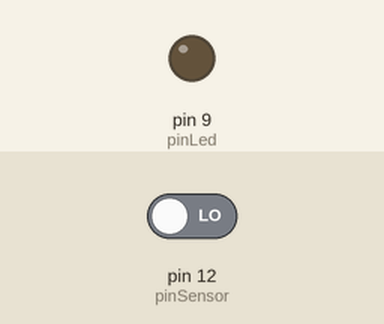
Recording of a sketch running on a simulated Arduino Uno, built with avr-gcc and run on an emulated ATmega328P. Parts: output pins drawn as LEDs (lit = HIGH). The inputs (shaded band) are chosen by the test bench; at power-on: pin 12 (pinSensor) LOW.

Above: at 1.2 s.
1.3 s: pin 12 (pinSensor) driven HIGH
At 1.9 s:
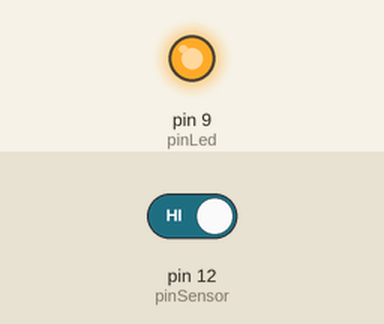
2.8 s: pin 12 (pinSensor) driven LOW
At 4.2 s:
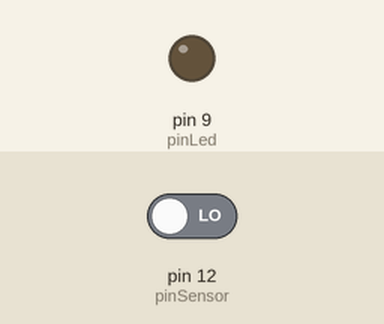
Timing chart, 0 to 5.8 s (numbered marks = the images above; inputs shaded):
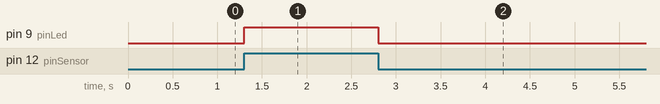

The sketch:

sensorHall.ino
```cpp
  /*

       Un sensor Hall con un led

       Cambia el estado del led
       cuando cambia el estado del sensor


    arduino
    protoboard
    un led
    un sensor hall US1881
    1 resistencia de 220 oms (rojo, rojo, café)
    1 resistencia de 10 Koms (café, negro, naranja)
    un imán

     */
      const int pinSensor = 12;  // el numero del pin con el sensor
    const int pinLed   =  9;   // el numero del pin para el led

     // variables para guardar los valores de los sensores
           int estadoSensor   = 0;   // variable para leer y guardar el estado del sensor
     int estadoAnterior = 0;   // variable para guardar el valor anterior del sensor
     int estadoLed      = 0;   // variable para guardar el estado del led

     void setup() {
       // Inicializa el pin del led como salida
       pinMode(pinLed, OUTPUT);
       // Incializa el pin del sensor como entrada
       pinMode(pinSensor, INPUT);
     }

     void loop(){
       // lee el estado del sensor en pinSensor
       estadoSensor = digitalRead(pinSensor);
       // checa si hubo un cambio en el sensor
       if (estadoSensor != estadoAnterior){
         estadoLed = 1 - estadoLed;
       }

       // actualiza el valor de estadoAnterior
       estadoAnterior = estadoSensor;

       if (estadoLed == 1) {            // se checa el estado del led
         digitalWrite(pinLed, HIGH);    // si es 1 prende el led
           } else {
         digitalWrite(pinLed, LOW);    // si no, apaga el led
       }
     }
```

Measured:
- after the input at 1.3 s, pin 9 (pinLed): LOW → HIGH at once
- after the input at 2.8 s, pin 9 (pinLed): HIGH → LOW at once
